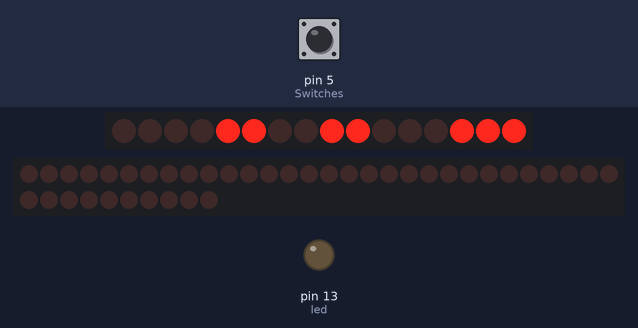
Recording of a sketch running on a simulated Arduino Uno, built with avr-gcc and run on an emulated ATmega328P. Shown: 16 shift-register outputs drawn as a row of LEDs (first output left, lit = HIGH), 40 shift-register outputs drawn as a row of LEDs (first output left, lit = HIGH), output pins drawn as LEDs (lit = HIGH). Wiring (inferred from the names in the program): 2 × shift register (74HC595): data pin 4; shift clock pin 3; latch pin 2; 5 × shift register (74HC595): data pin 8; shift clock pin 6; latch pin 7. Wiring (inferred from the signals the program sends): 2 × row of LEDs: on Q0, Q1, Q2, Q3, Q4, Q5, Q6, Q7, Q8, Q9, Q10, Q11, Q12, Q13, Q14, Q15 / on Q0, Q1, Q2, Q3, Q4, Q5, Q6, Q7, Q8, Q9, Q10, Q11, Q12, Q13, Q14, Q15, Q16, Q17, Q18, Q19, Q20, Q21, Q22, Q23, Q24, Q25, Q26, Q27, Q28, Q29, Q30, Q31, Q32, Q33, Q34, Q35, Q36, Q37, Q38, Q39. The test bench sets the inputs (shaded band); at power-on: pin 5 (Switches) HIGH. Pins used as bus, display or sensor lines are not drawn.

Above: at 5.2 s.
5.3 s: pin 5 (Switches) pulled LOW for 0.15 s
At 5.5 s:
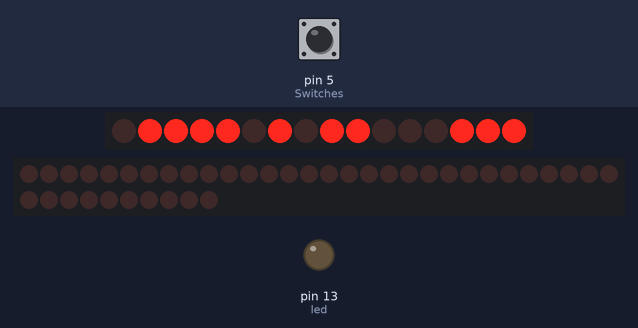
8.4 s: pin 5 (Switches) pulled LOW for 1 s
At 10.9 s:
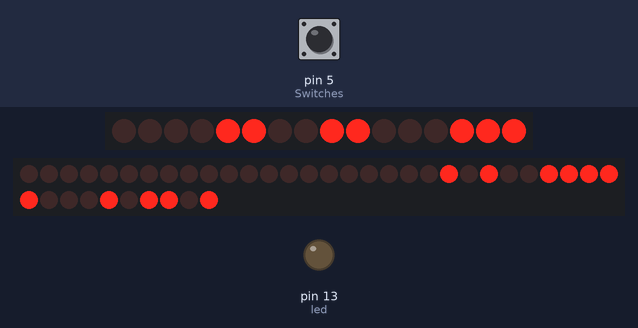
12.4 s: pin 5 (Switches) pulled LOW for 0.15 s
At 12.6 s:
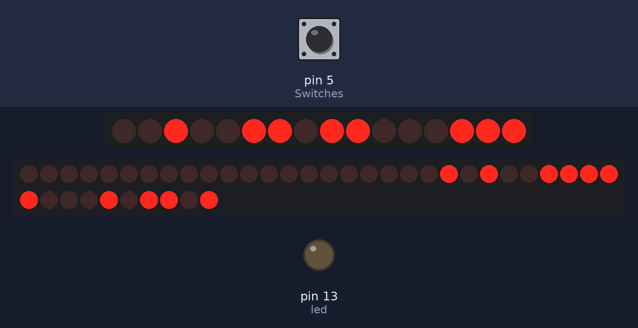
15.5 s: pin 5 (Switches) pulled LOW for 3.2 s
At 19.8 s:
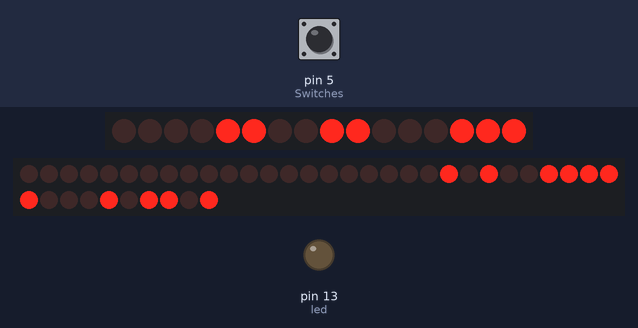
21.7 s: pin 5 (Switches) pulled LOW for 0.15 s
At 21.9 s:
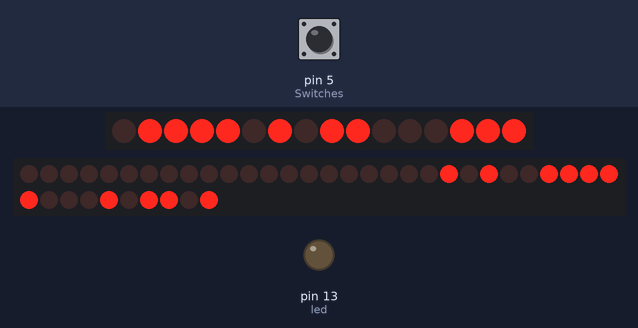
24.8 s: pin 5 (Switches) pulled LOW for 1 s
At 25.6 s:
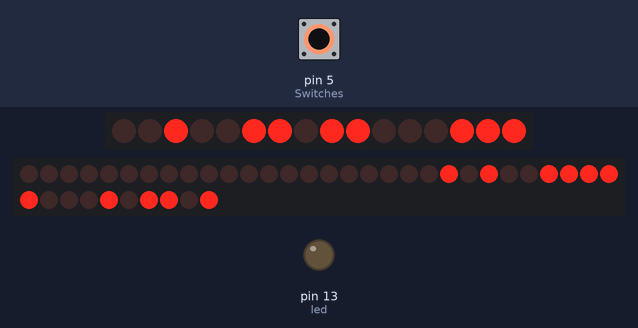
Timing chart, 0 to 27.8 s (numbered marks = the images above; inputs shaded):
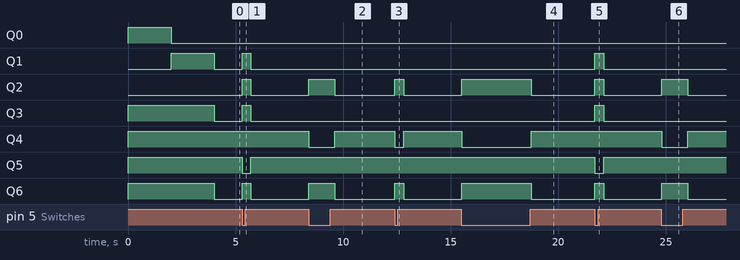

Measured:
- after the input at 15.5 s, Q2, Q6: LOW → HIGH at once, → LOW 3.2 s later; Q4: HIGH → LOW at once, → HIGH 3.2 s later

The sketch:

RF_Generator_Box.ino
```cpp
/*
IMSAI Guy 2020
Sinewave Generator
0 to 30 MHz

first shift register
Data D0/D7
second shift register
0 A4
1 A3
2 A2
3 A1
4 A0
5 RST
6 RD
7 WR

*/
//==============================================================
#define latchPin 2  // HC595 latch
#define clockPin 3  // HC595 clock
#define dataPin  4  // HC595 data
#define Switches 5  // switches input pin
#define led     13  // on board arduino LED
#define W_CLK    6  //  AD9850 module word load clock pin (CLK)
#define FQ_UD    7  //  freq update pin (FQ)
#define DATA     8  //  serial data load pin (DATA)
#define RESET    9  //  reset pin (RST)
#define pulseHigh(pin) {digitalWrite(pin, HIGH); digitalWrite(pin, LOW); }
#define bounce 400  // switch bounce delay
//==============================================================
int bits  = 0;      // bit in byte pointer
int digit = 0;      // current digit selected
int SwitchSelected = 9;
float freq=10000;   //frequency in hertz
const int flipbits[8] = {0, 4, 2, 6, 1, 5, 3, 7}; //flip A0 A1 A2 for PCB layout
long inc_digit[8] = {1,10,100,1000,10000,100000,1000000,10000000};

//messages to display
char blank[9]   = "        ";
char num_asc[9] = "        ";
char mess0[9]   = "ImsaiGuy";
char mess1[9]   = "Enter Hz";
char mess2[9]   = " Entered";
char mess3[9]   = "   Fonts";


//==============================================================
void setup()
{ pinMode(latchPin, OUTPUT);
  pinMode(dataPin, OUTPUT);
  pinMode(clockPin, OUTPUT);
  pinMode(led, OUTPUT);
  pinMode(Switches, INPUT_PULLUP);
  //for AD9850 DDS chip
  pinMode(FQ_UD, OUTPUT);
  pinMode(W_CLK, OUTPUT);
  pinMode(DATA, OUTPUT);
  pinMode(RESET, OUTPUT);
  // initialize AD9850 DDS chip
  pulseHigh(RESET);
  pulseHigh(W_CLK);
  pulseHigh(FQ_UD);  // this pulse enables serial mode on the AD9850 - Datasheet page 12.

  digitalWrite(latchPin, LOW);
  digitalWrite(dataPin,  LOW);
  digitalWrite(clockPin, HIGH);
  digitalWrite(led, LOW); //led only used for debug

  // Reset 8 digit LED Display
      shiftOut(dataPin, clockPin, MSBFIRST, B11000011); //reset low
      shiftOut(dataPin, clockPin, MSBFIRST, 0x00);
   serial_latch();
      shiftOut(dataPin, clockPin, MSBFIRST, B11100011); //reset high
      shiftOut(dataPin, clockPin, MSBFIRST, 0x00);
   serial_latch();
   display(mess0);  //sign on message
   delay(2000);
   display(mess1);
   delay(2000);

   digit=0;
}

//==============================================================
void loop()
//main loop is polling to see if a switch is pressed
{ ReadSwitches();
switch (SwitchSelected) {
    case 0: //enter
      sendFrequency(freq);     //send frequency to DDS chip
      display(mess2);          //say you did it
      delay(bounce);              //ugly switch bounce fix
      break;
    case 1: //up arrow
      freq=freq+inc_digit[digit];        //increment digit
      if(freq>30000000) freq=30000000;   //max frequency
      delay(bounce);              //ugly switch bounce fix
      break;
    case 2: //right arrow
      digit=digit-1;           //decrement digit select
      if(digit<0) digit=0;     //limit right movement to 0 digit
      updateShiftRegister(0x5e,7-flipbits[digit]);
      delay(bounce);              //ugly switch bounce fix
      break;
    case 3: //left arrow
      digit++;                  //increment digit select
      if(digit>7) digit=7;      //limit left movement to 7 digit
      updateShiftRegister(0x5e,7-flipbits[digit]);
      delay(bounce);               //ugly switch bounce fix
      break;
    case 4: //down arrow
      freq=freq-inc_digit[digit]; //decrement digit
      if(freq<0) freq=freq+inc_digit[digit];
      if(freq>30000000) freq=30000000;
      delay(bounce);           //ugly switch bounce fix
      break;
    case 5: // #3 button
      freq=0;               //zero frequency
      digit=0;
      break;
    case 6: // #2 button
      display(mess0);       //sign on message
      delay(1000);
      break;
    case 7: // #1 button
      display(mess3);       //display font test routine
      delay(1000);
      displayfont();
      break;
    default:
      disp_freq();          //update display if no key detected
      break;
  }
}
//==============================================================
//display frequency
void disp_freq()
{     dtostrf(freq,8, 0, num_asc);  //convert 'freq' (float) to 8 char string 0 decimals
      display(num_asc);
}
//==============================================================
// display character 'data' at LED character location 'address'
void updateShiftRegister(int data, int address)
{     //lower write pin
      bits =  B01100011 | (address << 2);
      shiftOut(dataPin, clockPin, MSBFIRST, bits );
      shiftOut(dataPin, clockPin, MSBFIRST, data);
   serial_latch();
      //raise write pin
      bits =  B11100011 | (address << 2);
      shiftOut(dataPin, clockPin, MSBFIRST, B11100011);
      shiftOut(dataPin, clockPin, MSBFIRST, data);
   serial_latch();
}
//==============================================================
//latch data into HC595
void serial_latch()
{  digitalWrite(latchPin, HIGH);  //high going pulse
   digitalWrite(latchPin, LOW);
}
//==============================================================
//display LED message string
void display(char mess[9])
{ for (int j=0; j<8; j++)         //LED digits addresses 0 to 7
  { updateShiftRegister(mess[j],flipbits[j]);
  }
}
//==============================================================
//demo routine to display all characters
void displayfont() {
  for (int i=0; i <= 0x80; i++)   //character set in LED display
  { for (int j=0; j<8; j++)       //LED display address 0 to 7
    { updateShiftRegister(i,flipbits[j]);
    }
    delay(200);
  }
}
//==============================================================
//scan switches
int ReadSwitches()
{ SwitchSelected = 9;
  for (int i=0; i <= 8; i++)
  { bits=0xFF;
    bitClear(bits, i);
    shiftOut(dataPin, clockPin, MSBFIRST, B11100011);
    shiftOut(dataPin, clockPin, MSBFIRST, bits);
    serial_latch();
    int SwitchState = digitalRead(Switches);
    if (SwitchState == LOW)
    { SwitchSelected = i;
      break;
    }
  }
}
//==============================================================
// frequency calc from datasheet page 8 = <sys clock> * <frequency tuning word>/2^32
void sendFrequency(double frequency)
  {  //125 MHz clock.  You can make 'slight' tuning variations here by adjusting the clock frequency.
    int32_t freq = frequency * 4294967295/125000000;
    for (int b=0; b<4; b++, freq>>=8)
    { tfr_byte(freq & 0xFF);
    }
  tfr_byte(0x000);   // Final control byte, all 0 for 9850 chip
  pulseHigh(FQ_UD);  // Done!  Should see output
}
//==============================================================
// transfers a byte, a bit at a time, LSB first to the 9850 via serial DATA line
void tfr_byte(byte data)
{  for (int i=0; i<8; i++, data>>=1)
   { digitalWrite(DATA, data & 0x01);
     pulseHigh(W_CLK);   //after each bit sent, CLK is pulsed high
   }
}
```
